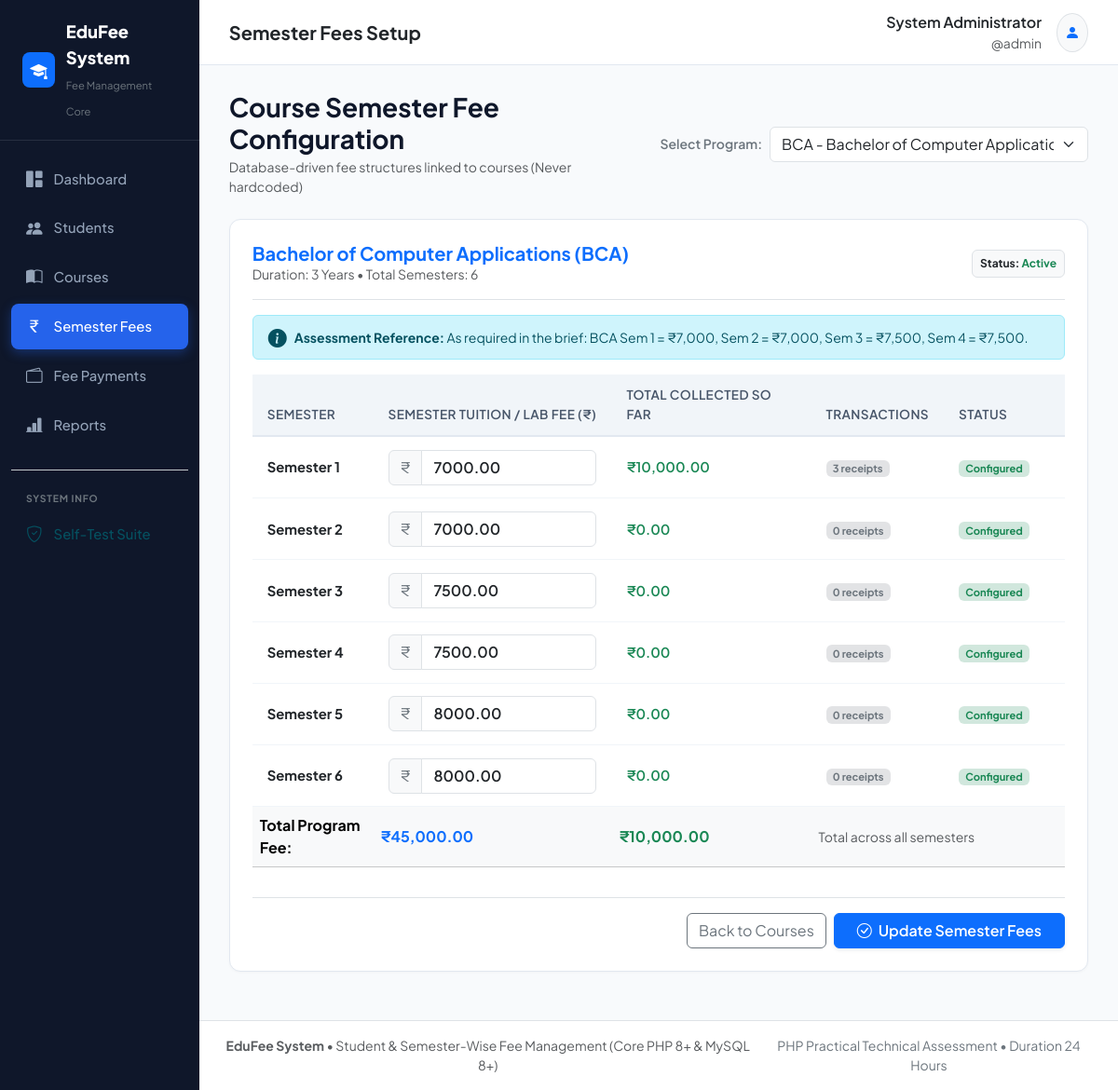
/semester_fees.php (signed in), run on the app's committed database.
### tables this page shows
CREATE TABLE `courses` (
  `id` INT UNSIGNED AUTO_INCREMENT PRIMARY KEY,
  `name` VARCHAR(100) NOT NULL,
  `code` VARCHAR(20) NOT NULL UNIQUE,
  `duration` VARCHAR(50) NOT NULL COMMENT 'e.g. 3 Years, 2 Years',
  `total_semesters` TINYINT UNSIGNED NOT NULL DEFAULT 6,
  `status` ENUM('Active', 'Inactive') NOT NULL DEFAULT 'Active',
  `created_at` TIMESTAMP DEFAULT CURRENT_TIMESTAMP,
  `updated_at` TIMESTAMP DEFAULT CURRENT_TIMESTAMP ON UPDATE CURRENT_TIMESTAMP,
  INDEX `idx_course_code` (`code`),
  INDEX `idx_course_status` (`status`)
);

CREATE TABLE `course_semesters` (
  `id` INT UNSIGNED AUTO_INCREMENT PRIMARY KEY,
  `course_id` INT UNSIGNED NOT NULL,
  `semester_no` TINYINT UNSIGNED NOT NULL,
  `fee` DECIMAL(10,2) NOT NULL DEFAULT 0.00,
  `created_at` TIMESTAMP DEFAULT CURRENT_TIMESTAMP,
  `updated_at` TIMESTAMP DEFAULT CURRENT_TIMESTAMP ON UPDATE CURRENT_TIMESTAMP,
  UNIQUE KEY `uk_course_semester` (`course_id`, `semester_no`),
  INDEX `idx_cs_course_id` (`course_id`),
  CONSTRAINT `fk_course_semesters_course` 
    FOREIGN KEY (`course_id`) REFERENCES `courses` (`id`) 
    ON DELETE CASCADE ON UPDATE CASCADE
);

### includes/functions.php (called while the page is built, shortened)
<?php
function sanitize(?string $data): string
{
    return htmlspecialchars(trim($data), ENT_QUOTES, 'UTF-8');
}
function format_currency(float|int|string $amount): string
{
    $num = (float)$amount;
    return '₹' . number_format($num, 2);
}

### semester_fees.php (the view, shortened to what this page needs)
<?php
require_once __DIR__ . '/includes/functions.php';
$pdo = getDBConnection();
$courses = $pdo->query("SELECT * FROM courses ORDER BY id ASC")->fetchAll();
$selectedCourseId = (int)($_GET['course_id'] ?? ($courses[0]['id'] ?? 1));
$stmt = $pdo->prepare("SELECT * FROM courses WHERE id = ?");
$stmt->execute([$selectedCourseId]);
$currentCourse = $stmt->fetch();
$semesters = [];
if ($currentCourse) {
    $semStmt = $pdo->prepare("
        SELECT cs.*,
               (SELECT COUNT(*) FROM fee_payments fp WHERE fp.semester_id = cs.id) AS payments_count,
               (SELECT COALESCE(SUM(fp.amount), 0) FROM fee_payments fp WHERE fp.semester_id = cs.id) AS total_collected
        FROM course_semesters cs
        WHERE cs.course_id = ?
        ORDER BY cs.semester_no ASC
    ");
    $semStmt->execute([$selectedCourseId]);
    $semesters = $semStmt->fetchAll();
}
require_once __DIR__ . '/includes/header.php';
?>
<div class="d-flex flex-column flex-md-row justify-content-between align-items-md-center gap-3 mb-4">
    <div>
        <h3 class="fw-bold mb-1">Course Semester Fee Configuration</h3>
        <p class="text-muted small mb-0">Database-driven fee structures linked to courses (Never hardcoded)</p>
    </div>
    <div class="d-flex align-items-center gap-2">
        <label class="form-label mb-0 fw-semibold text-secondary small text-nowrap">Select Program:</label>
        <select class="form-select" onchange="window.location.href='semester_fees.php?course_id=' + this.value;">
            <?php foreach ($courses as $c): ?>
                <option value="<?= (int)$c['id'] ?>" <?= ($selectedCourseId === (int)$c['id']) ? 'selected' : '' ?>>
                    <?= sanitize($c['code']) ?> - <?= sanitize($c['name']) ?>
                </option>
            <?php endforeach; ?>
        </select>
    </div>
</div>
<div class="card card-custom p-4 mb-4">
    <div class="d-flex flex-column flex-md-row justify-content-between align-items-md-center pb-3 mb-3 border-bottom gap-2">
        <div>
            <h5 class="fw-bold mb-0 text-primary">
                <?= sanitize($currentCourse['name'] ?? '') ?> (<?= sanitize($currentCourse['code'] ?? '') ?>)
            </h5>
            <div class="small text-muted">
                Duration: <?= sanitize($currentCourse['duration'] ?? '') ?> &bull;
                Total Semesters: <?= (int)($currentCourse['total_semesters'] ?? 0) ?>
            </div>
        </div>
        <div class="badge bg-light text-dark border p-2">
            Status: <span class="fw-bold text-success"><?= sanitize($currentCourse['status'] ?? '') ?></span>
        </div>
    </div>
    <?php if (($currentCourse['code'] ?? '') === 'BCA'): ?>
        <div class="alert alert-info py-2 px-3 small d-flex align-items-center gap-2 mb-3">
            <i class="bi bi-info-circle-fill fs-5"></i>
            <div>
                <strong>Assessment Reference:</strong> As required in the brief: BCA Sem 1 = ₹7,000, Sem 2 = ₹7,000, Sem 3 = ₹7,500, Sem 4 = ₹7,500.
            </div>
        </div>
    <?php endif; ?>
    <form method="POST" action="semester_fees.php?course_id=<?= $selectedCourseId ?>">
        <div class="table-responsive">
            <table class="table table-custom align-middle">
                <thead>
                    <tr>
                        <th style="width: 15%;">Semester</th>
                        <th style="width: 30%;">Semester Tuition / Lab Fee (₹)</th>
                        <th style="width: 25%;">Total Collected So Far</th>
                        <th style="width: 15%;">Transactions</th>
                        <th style="width: 15%;">Status</th>
                    </tr>
                </thead>
                <tbody>
                    <?php
                    $totalFeeSum = 0;
                    $totalCollectedSum = 0;
                    foreach ($semesters as $sem):
                        $totalFeeSum += (float)$sem['fee'];
                        $totalCollectedSum += (float)$sem['total_collected'];
                    ?>
                        <tr>
                            <td class="fw-bold text-dark">
                                Semester <?= (int)$sem['semester_no'] ?>
                            </td>
                            <td>
                                <div class="input-group">
                                    <span class="input-group-text bg-light text-secondary">₹</span>
                                    <input type="number" step="0.01" min="0"
                                           name="fees[<?= (int)$sem['semester_no'] ?>]"
                                           class="form-control fw-semibold"
                                           value="<?= number_format((float)$sem['fee'], 2, '.', '') ?>" required>
                                </div>
                            </td>
                            <td class="text-success fw-semibold">
                                <?= format_currency($sem['total_collected']) ?>
                            </td>
                            <td>
                                <span class="badge bg-secondary-subtle text-secondary">
                                    <?= (int)$sem['payments_count'] ?> receipts
                                </span>
                            </td>
                            <td>
                                <span class="badge bg-success-subtle text-success">Configured</span>
                            </td>
                        </tr>
                    <?php endforeach; ?>
                </tbody>
                <tfoot class="table-light fw-bold">
                    <tr>
                        <td>Total Program Fee:</td>
                        <td class="text-primary fs-6"><?= format_currency($totalFeeSum) ?></td>
                        <td class="text-success fs-6"><?= format_currency($totalCollectedSum) ?></td>
                        <td colspan="2" class="text-muted small fw-normal">Total across all semesters</td>
                    </tr>
                </tfoot>
            </table>
        </div>
        <div class="d-flex justify-content-end gap-2 pt-3 border-top mt-3">
            <a href="courses.php" class="btn btn-outline-secondary">Back to Courses</a>
            <button type="submit" class="btn btn-primary px-4 fw-semibold shadow-sm">
                <i class="bi bi-check-circle me-1"></i> Update Semester Fees
            </button>
        </div>
    </form>
</div>
<?php require_once __DIR__ . '/includes/footer.php'; ?>

### includes/header.php (style rules this page uses)
:root { --edu-primary: #1e3a8a; --edu-primary-dark: #0f172a; --edu-accent: #2563eb; --edu-bg: #f8fafc; --edu-card-bg: #ffffff; --edu-text: #0f172a; --edu-text-muted: #64748b; --edu-border: #e2e8f0; }
body { font-family: 'Plus Jakarta Sans', system-ui, -apple-system, sans-serif; background-color: var(--edu-bg); color: var(--edu-text); min-height: 100vh; display: flex; flex-direction: column; }
.card-custom { background: #ffffff; border: 1px solid var(--edu-border); border-radius: 12px; box-shadow: 0 1px 3px rgba(0,0,0,0.03); transition: transform 0.2s, box-shadow 0.2s; }
.table-custom thead th { background-color: #f1f5f9; color: #475569; font-weight: 600; font-size: 0.85rem; text-transform: uppercase; letter-spacing: 0.03em; border-bottom: 2px solid var(--edu-border); padding: 0.75rem 1rem; }
.table-custom tbody td { vertical-align: middle; padding: 0.85rem 1rem; border-color: #f1f5f9; font-size: 0.925rem; }

### data on the page
courses: name "Bachelor of Computer Applications", code "BCA", duration "3 Years", total_semesters "6", status "Active"
course_semesters: semester_no "1", fee "7000.00", total_collected "₹10,000.00", payments_count "3"
course_semesters: semester_no "2", fee "7000.00", total_collected "₹0.00", payments_count "0"
course_semesters: semester_no "3", fee "7500.00", total_collected "₹0.00", payments_count "0"
course_semesters: semester_no "4", fee "7500.00", total_collected "₹0.00", payments_count "0"
course_semesters: semester_no "5", fee "8000.00", total_collected "₹0.00", payments_count "0"
course_semesters: semester_no "6", fee "8000.00", total_collected "₹0.00", payments_count "0"

### other printed values
$page_title "Semester Fees Setup"
$_SESSION['admin_name'] "System Administrator"
$_SESSION['admin_user'] "admin"
format_currency($totalFeeSum) "₹45,000.00"
format_currency($totalCollectedSum) "₹10,000.00"
form field value "BCA - Bachelor of Computer Applications"
